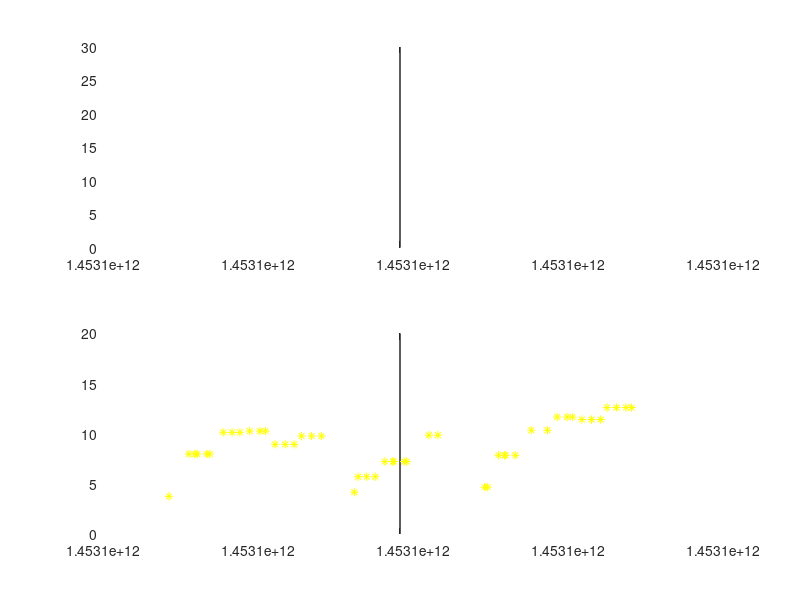

Reproduce this figure in MATLAB.
close all;

% Data input and parse to t, x, y, z axis, 
m = csvread('pure_data.csv');
x = m(:,2);
y = m(:,3);
z = m(:,4);
t = m(:,1);

% Compute the magnitude and draw the original data
mag =sqrt(x.^2+y.^2+z.^2);
subplot(2,1,1);
plot(t, mag);
total_size = size(t,1);

% Definations
alpha = 0.1;
smoothed = zeros(total_size,1);
smoothed(1) = mag(1);
window_size = 180;
steps = 0;

% Loop through the data and exp smooth
for i=2:total_size
    smoothed(i) = alpha*mag(i) + (1-alpha)*smoothed(i-1);
end

% Plot the smoothed data
subplot(2,1,2);
plot(t, smoothed);
hold on;


for j=1:window_size:total_size
    if j+window_size-1>total_size
        break;
    end
    % Draw the minimum/maximum/middle value
    data_buffer = smoothed(j:j+window_size-1);
    min_val = min(data_buffer);
    max_val = max(data_buffer);
    avg_val = (max_val+min_val)/2;
    plot([t(j) t(j+window_size-1)], [min_val min_val],'r');
    plot([t(j) t(j+window_size-1)], [max_val max_val],'r');
    plot([t(j) t(j+window_size-1)], [avg_val avg_val],'g');
    
    % Find the data points that cross the middle value
    data_buffer_avg = data_buffer - avg_val;
    aboveZero = data_buffer_avg > 0;
    zeroCrossing = diff(aboveZero) == 1;
    zeroCrossingIndex = find(zeroCrossing);
    step_size = size(zeroCrossingIndex,1);
    steps = steps + step_size;
    plot(t(zeroCrossingIndex+j), ones(step_size,1)*avg_val ,'y*');
    
end
% heuristic: these is lower and up limit for step speed
% also: if the difference bwtween the min and max is very small,
% then the user might not walking but doing other kind of activities
% Will reflect above algorithm in the Android app
disp(steps);






